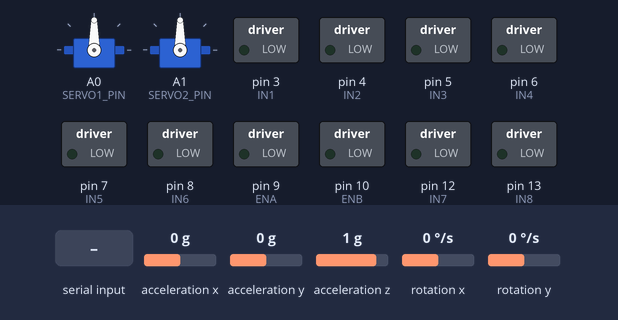
This sketch was run on a simulated Arduino Uno, built with avr-gcc and run on an emulated ATmega328P. On the bench: 2 × servo, switched loads named in the sketch (green lamp = pin HIGH). Wiring (inferred from the names in the program): MPU-6050 motion sensor at I2C address 0x68. Inputs (shaded band) come from the test bench; at power-on: acceleration z 1 g, acceleration x 0 g, acceleration y 0 g, rotation x 0 °/s, rotation y 0 °/s. What the sketch prints to the serial monitor is not drawn.

Above: at 1.2 s.
1.3 s: "90,45,200,10,150,30\n" received over Serial
At 2.5 s:
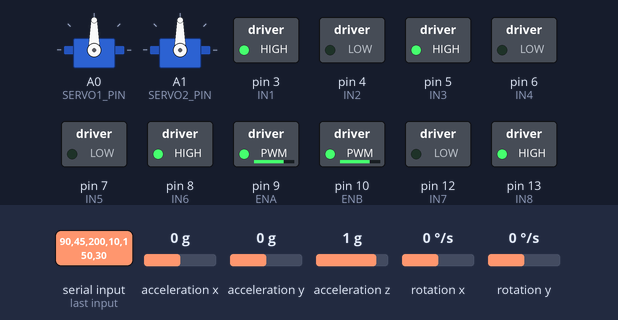
2.8 s: acceleration z set to 0 g
Timing chart, 0 to 5.8 s (numbered marks = the images above; inputs shaded):
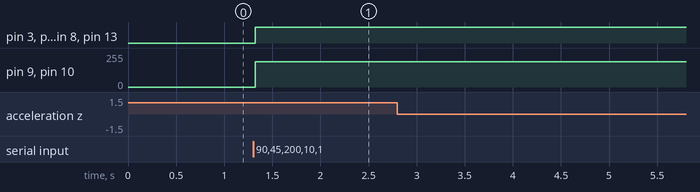

Measured:
- after the input at 1.3 s, pin 3 (IN1), pin 5 (IN3), pin 8 (IN6), pin 13 (IN8): LOW → HIGH at once; pin 9 (ENA), pin 10 (ENB): 0/255 → 189/255 at once
- after the input at 2.8 s, every drawn part: stays the same

The sketch:

ArduinoM.ino
```cpp
#include <Servo.h>
#include <Wire.h>

// ======== Pines Motores ========
#define ENA 9
#define ENB 10
#define IN1 3
#define IN2 4
#define IN3 5
#define IN4 6
#define IN5 7
#define IN6 8
#define IN7 12
#define IN8 13

// ======== Pines Servos ========
#define SERVO1_PIN A0
#define SERVO2_PIN A1

// ======== MPU6050 ========
#define MPU 0x68
#define A_R 16384.0
#define G_R 131.0

// ======== Buffers ========
static String buffer = "";
static bool lineaCompleta = false;

// ======== Servos ========
Servo servo1;
Servo servo2;

// ======== Variables de control ========
int x = 0, y = 0;
int botonCuadrado = 0;
int botonX = 0;
int botonCirculo = 0;
int botonTriangulo = 0;

int pos_servo1 = 90, last_pos_servo1 = 90;
int pos_servo2 = 90, last_pos_servo2 = 90;
const int PASO = 5;

// ======== IMU ========
int16_t AcX, AcY, AcZ;
int16_t GyX, GyY, GyZ;
float Acc[2];
float Gy[2];
float Angle[2];

// ======== Temporizadores ========
unsigned long tiempoIMU = 0;
const unsigned long INTERVALO_IMU = 100;

void setup() {
    Serial.begin(9600);  // Comunicación por hardware (pines 0 = RX, 1 = TX)

    // --- Motores ---
    pinMode(ENA, OUTPUT);
    pinMode(ENB, OUTPUT);
    pinMode(IN1, OUTPUT);
    pinMode(IN2, OUTPUT);
    pinMode(IN3, OUTPUT);
    pinMode(IN4, OUTPUT);
    pinMode(IN5, OUTPUT);
    pinMode(IN6, OUTPUT);
    pinMode(IN7, OUTPUT);
    pinMode(IN8, OUTPUT);

    // --- Servos ---
    servo1.attach(SERVO1_PIN);
    servo2.attach(SERVO2_PIN);
    servo1.write(pos_servo1);
    servo2.write(pos_servo2);

    // --- IMU ---
    Wire.begin();
    Wire.beginTransmission(MPU);
    Wire.write(0x6B);
    Wire.write(0);
    Wire.endTransmission(true);

    // Serial.println("=== Robot Control + IMU por Serial ===");
}

void loop() {
    // ---- Lectura de datos del control (por Serial) ----
    while (Serial.available()) {
        char c = Serial.read();
        if (c == '\n') {
            lineaCompleta = true;
            break;
        } else {
            buffer += c;
        }
    }

    if (lineaCompleta) {
        int resultado = sscanf(buffer.c_str(), "%d,%d,%d,%d,%d,%d",
                               &x, &y, &botonCuadrado, &botonX, &botonCirculo, &botonTriangulo);
        buffer = "";
        lineaCompleta = false;

        if (resultado == 6) {
            controlarServos();
            controlarMotores();
        }
    }

    // ---- IMU ----
    unsigned long tiempoActual = millis();
    if (tiempoActual - tiempoIMU >= INTERVALO_IMU) {
        tiempoIMU = tiempoActual;
        leerIMU();
    }
}

// ================= FUNCIONES =================

// ---- Control de Servos ----
void controlarServos() {
    if (botonTriangulo) pos_servo1 = max(0, pos_servo1 - PASO);
    if (botonX) pos_servo1 = min(180, pos_servo1 + PASO);
    if (botonCirculo) pos_servo2 = max(0, pos_servo2 - PASO);
    if (botonCuadrado) pos_servo2 = min(180, pos_servo2 + PASO);

    if (pos_servo1 != last_pos_servo1) {
        servo1.write(pos_servo1);
        last_pos_servo1 = pos_servo1;
    }

    if (pos_servo2 != last_pos_servo2) {
        servo2.write(pos_servo2);
        last_pos_servo2 = pos_servo2;
    }
}

// ---- Control de Motores ----
void controlarMotores() {
    int minspeed_rc = 50;
    int speed_rc = 255;
    int Rpwm = 0, Lpwm = 0;

    if (y >= 50) {
        Lpwm = map(abs(y), 11, 127, minspeed_rc, speed_rc);
        Rpwm = map(abs(y), 11, 127, minspeed_rc, speed_rc);
        forward(Rpwm, Lpwm);
    } else if (y <= -50) {
        Lpwm = map(abs(y), 11, 127, minspeed_rc, speed_rc);
        Rpwm = map(abs(y), 11, 127, minspeed_rc, speed_rc);
        backward(Rpwm, Lpwm);
    } else if (x >= 50) {
        Lpwm = map(abs(x), 11, 127, minspeed_rc, speed_rc);
        Rpwm = map(abs(x), 11, 127, minspeed_rc, speed_rc);
        right(Rpwm, Lpwm);
    } else if (x <= -50) {
        Lpwm = map(abs(x), 11, 127, minspeed_rc, speed_rc);
        Rpwm = map(abs(x), 11, 127, minspeed_rc, speed_rc);
        left(Rpwm, Lpwm);
    } else {
        stop();
    }
}

// ---- Lectura del MPU6050 ----
void leerIMU() {
    // Leer acelerómetro
    Wire.beginTransmission(MPU);
    Wire.write(0x3B);
    Wire.endTransmission(false);
    Wire.requestFrom(MPU, 6, true);
    AcX = Wire.read() << 8 | Wire.read();
    AcY = Wire.read() << 8 | Wire.read();
    AcZ = Wire.read() << 8 | Wire.read();

    Acc[1] = atan(-1 * (AcX / A_R) / sqrt(pow((AcY / A_R), 2) + pow((AcZ / A_R), 2))) * RAD_TO_DEG;
    Acc[0] = atan((AcY / A_R) / sqrt(pow((AcX / A_R), 2) + pow((AcZ / A_R), 2))) * RAD_TO_DEG;

    // Leer giroscopio
    Wire.beginTransmission(MPU);
    Wire.write(0x43);
    Wire.endTransmission(false);
    Wire.requestFrom(MPU, 4, true);
    GyX = Wire.read() << 8 | Wire.read();
    GyY = Wire.read() << 8 | Wire.read();

    Gy[0] = GyX / G_R;
    Gy[1] = GyY / G_R;

    // Filtro complementario
    Angle[0] = 0.98 * (Angle[0] + Gy[0] * 0.010) + 0.02 * Acc[0];
    Angle[1] = 0.98 * (Angle[1] + Gy[1] * 0.010) + 0.02 * Acc[1];

    // Enviar al ESP32
    //Serial.print("IMU:");
    Serial.print(Angle[0], 2);
    Serial.print(",");
    Serial.println(Angle[1], 2);
}

// ================= FUNCIONES DE MOVIMIENTO =================
void forward(int Rpwm, int Lpwm) {
    digitalWrite(IN1, HIGH); digitalWrite(IN2, LOW);
    digitalWrite(IN3, LOW); digitalWrite(IN4, HIGH);
    digitalWrite(IN5, LOW); digitalWrite(IN6, HIGH);
    digitalWrite(IN7, HIGH); digitalWrite(IN8, LOW);
    analogWrite(ENA, Rpwm);
    analogWrite(ENB, Lpwm);
}

void backward(int Rpwm, int Lpwm) {
    digitalWrite(IN1, LOW); digitalWrite(IN2, HIGH);
    digitalWrite(IN3, HIGH); digitalWrite(IN4, LOW);
    digitalWrite(IN5, HIGH); digitalWrite(IN6, LOW);
    digitalWrite(IN7, LOW); digitalWrite(IN8, HIGH);
    analogWrite(ENA, Rpwm);
    analogWrite(ENB, Lpwm);
}

void right(int Rpwm, int Lpwm) {
    digitalWrite(IN1, HIGH); digitalWrite(IN2, LOW);
    digitalWrite(IN3, HIGH); digitalWrite(IN4, LOW);
    digitalWrite(IN5, LOW); digitalWrite(IN6, HIGH);
    digitalWrite(IN7, LOW); digitalWrite(IN8, HIGH);
    analogWrite(ENA, Rpwm);
    analogWrite(ENB, Lpwm);
}

void left(int Rpwm, int Lpwm) {
    digitalWrite(IN1, LOW); digitalWrite(IN2, HIGH);
    digitalWrite(IN3, LOW); digitalWrite(IN4, HIGH);
    digitalWrite(IN5, HIGH); digitalWrite(IN6, LOW);
    digitalWrite(IN7, HIGH); digitalWrite(IN8, LOW);
    analogWrite(ENA, Rpwm);
    analogWrite(ENB, Lpwm);
}

void stop() {
    digitalWrite(IN1, LOW); digitalWrite(IN2, LOW);
    digitalWrite(IN3, LOW); digitalWrite(IN4, LOW);
    digitalWrite(IN5, LOW); digitalWrite(IN6, LOW);
    digitalWrite(IN7, LOW); digitalWrite(IN8, LOW);
    analogWrite(ENA, 0);
    analogWrite(ENB, 0);
}
```
